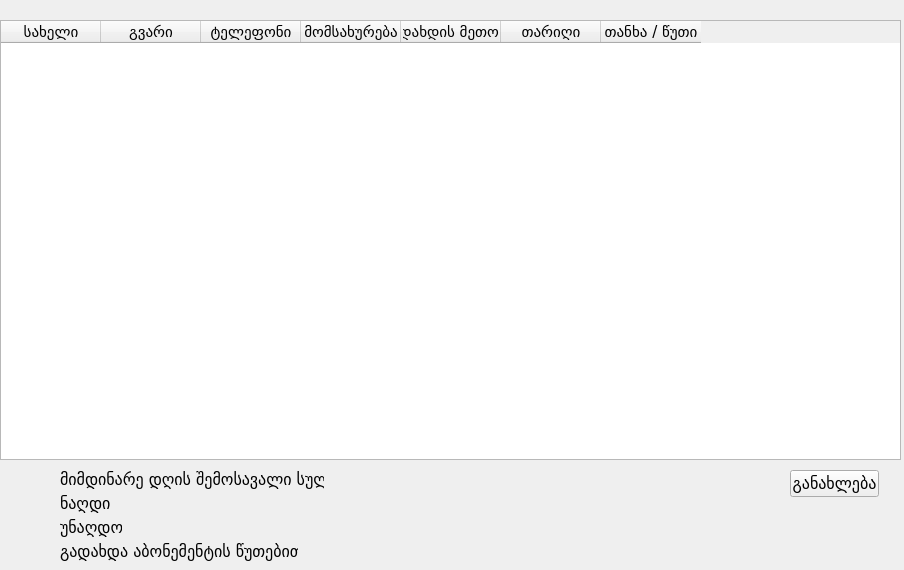
<?xml version="1.0" encoding="UTF-8"?>
<ui version="4.0">
 <class>Form</class>
 <widget class="QWidget" name="Form">
  <property name="geometry">
   <rect>
    <x>0</x>
    <y>0</y>
    <width>904</width>
    <height>570</height>
   </rect>
  </property>
  <property name="windowTitle">
   <string>Form</string>
  </property>
  <widget class="QTableWidget" name="all_payments">
   <property name="geometry">
    <rect>
     <x>0</x>
     <y>20</y>
     <width>901</width>
     <height>440</height>
    </rect>
   </property>
   <property name="sizePolicy">
    <sizepolicy hsizetype="Expanding" vsizetype="Expanding">
     <horstretch>0</horstretch>
     <verstretch>0</verstretch>
    </sizepolicy>
   </property>
   <property name="maximumSize">
    <size>
     <width>1001</width>
     <height>16777215</height>
    </size>
   </property>
   <property name="baseSize">
    <size>
     <width>0</width>
     <height>0</height>
    </size>
   </property>
   <property name="font">
    <font>
     <family>BPG Nino Mtavruli</family>
     <pointsize>11</pointsize>
    </font>
   </property>
   <property name="styleSheet">
    <string notr="true"/>
   </property>
   <property name="sortingEnabled">
    <bool>true</bool>
   </property>
   <attribute name="horizontalHeaderVisible">
    <bool>true</bool>
   </attribute>
   <attribute name="verticalHeaderVisible">
    <bool>true</bool>
   </attribute>
   <column>
    <property name="text">
     <string>სახელი</string>
    </property>
    <property name="font">
     <font>
      <family>BPG Nino Mtavruli</family>
      <pointsize>11</pointsize>
     </font>
    </property>
   </column>
   <column>
    <property name="text">
     <string>გვარი</string>
    </property>
    <property name="font">
     <font>
      <family>BPG Nino Mtavruli</family>
      <pointsize>11</pointsize>
     </font>
    </property>
   </column>
   <column>
    <property name="text">
     <string>ტელეფონი</string>
    </property>
    <property name="font">
     <font>
      <family>BPG Nino Mtavruli</family>
      <pointsize>11</pointsize>
     </font>
    </property>
   </column>
   <column>
    <property name="text">
     <string>მომსახურება</string>
    </property>
    <property name="font">
     <font>
      <family>BPG Nino Mtavruli</family>
      <pointsize>11</pointsize>
     </font>
    </property>
   </column>
   <column>
    <property name="text">
     <string>გადახდის მეთოდი</string>
    </property>
    <property name="font">
     <font>
      <family>BPG Nino Mtavruli</family>
      <pointsize>11</pointsize>
     </font>
    </property>
   </column>
   <column>
    <property name="text">
     <string>თარიღი</string>
    </property>
    <property name="font">
     <font>
      <family>BPG Nino Mtavruli</family>
      <pointsize>11</pointsize>
     </font>
    </property>
   </column>
   <column>
    <property name="text">
     <string>თანხა / წუთი</string>
    </property>
    <property name="font">
     <font>
      <family>BPG Nino Mtavruli</family>
      <pointsize>11</pointsize>
     </font>
    </property>
   </column>
  </widget>
  <widget class="QLabel" name="total_label">
   <property name="geometry">
    <rect>
     <x>60</x>
     <y>470</y>
     <width>264</width>
     <height>19</height>
    </rect>
   </property>
   <property name="font">
    <font>
     <family>BPG Nino Mtavruli</family>
     <pointsize>12</pointsize>
    </font>
   </property>
   <property name="text">
    <string>მიმდინარე დღის შემოსავალი სულ: </string>
   </property>
  </widget>
  <widget class="QLabel" name="total_daily">
   <property name="geometry">
    <rect>
     <x>330</x>
     <y>470</y>
     <width>141</width>
     <height>16</height>
    </rect>
   </property>
   <property name="font">
    <font>
     <family>BPG Nino Mtavruli</family>
     <pointsize>12</pointsize>
    </font>
   </property>
   <property name="text">
    <string/>
   </property>
  </widget>
  <widget class="QLabel" name="cash_label">
   <property name="geometry">
    <rect>
     <x>60</x>
     <y>494</y>
     <width>52</width>
     <height>19</height>
    </rect>
   </property>
   <property name="font">
    <font>
     <family>BPG Nino Mtavruli</family>
     <pointsize>12</pointsize>
    </font>
   </property>
   <property name="text">
    <string>ნაღდი:</string>
   </property>
  </widget>
  <widget class="QLabel" name="cash">
   <property name="geometry">
    <rect>
     <x>330</x>
     <y>494</y>
     <width>121</width>
     <height>16</height>
    </rect>
   </property>
   <property name="font">
    <font>
     <family>BPG Nino Mtavruli</family>
     <pointsize>12</pointsize>
    </font>
   </property>
   <property name="text">
    <string/>
   </property>
  </widget>
  <widget class="QLabel" name="card">
   <property name="geometry">
    <rect>
     <x>330</x>
     <y>518</y>
     <width>121</width>
     <height>16</height>
    </rect>
   </property>
   <property name="font">
    <font>
     <family>BPG Nino Mtavruli</family>
     <pointsize>12</pointsize>
    </font>
   </property>
   <property name="text">
    <string/>
   </property>
  </widget>
  <widget class="QLabel" name="card_label">
   <property name="geometry">
    <rect>
     <x>60</x>
     <y>518</y>
     <width>62</width>
     <height>19</height>
    </rect>
   </property>
   <property name="font">
    <font>
     <family>BPG Nino Mtavruli</family>
     <pointsize>12</pointsize>
    </font>
   </property>
   <property name="text">
    <string>უნაღდო</string>
   </property>
  </widget>
  <widget class="QLabel" name="pay_by_minutes_label">
   <property name="geometry">
    <rect>
     <x>60</x>
     <y>542</y>
     <width>238</width>
     <height>19</height>
    </rect>
   </property>
   <property name="font">
    <font>
     <family>BPG Nino Mtavruli</family>
     <pointsize>12</pointsize>
    </font>
   </property>
   <property name="text">
    <string>გადახდა აბონემენტის წუთებით:</string>
   </property>
  </widget>
  <widget class="QLabel" name="pay_by_minutes">
   <property name="geometry">
    <rect>
     <x>330</x>
     <y>542</y>
     <width>151</width>
     <height>16</height>
    </rect>
   </property>
   <property name="font">
    <font>
     <family>BPG Nino Mtavruli</family>
     <pointsize>12</pointsize>
    </font>
   </property>
   <property name="text">
    <string/>
   </property>
  </widget>
  <widget class="QPushButton" name="update">
   <property name="geometry">
    <rect>
     <x>790</x>
     <y>470</y>
     <width>89</width>
     <height>27</height>
    </rect>
   </property>
   <property name="font">
    <font>
     <family>BPG Nino Mtavruli</family>
     <pointsize>12</pointsize>
    </font>
   </property>
   <property name="text">
    <string>განახლება</string>
   </property>
  </widget>
 </widget>
 <resources/>
 <connections/>
</ui>
